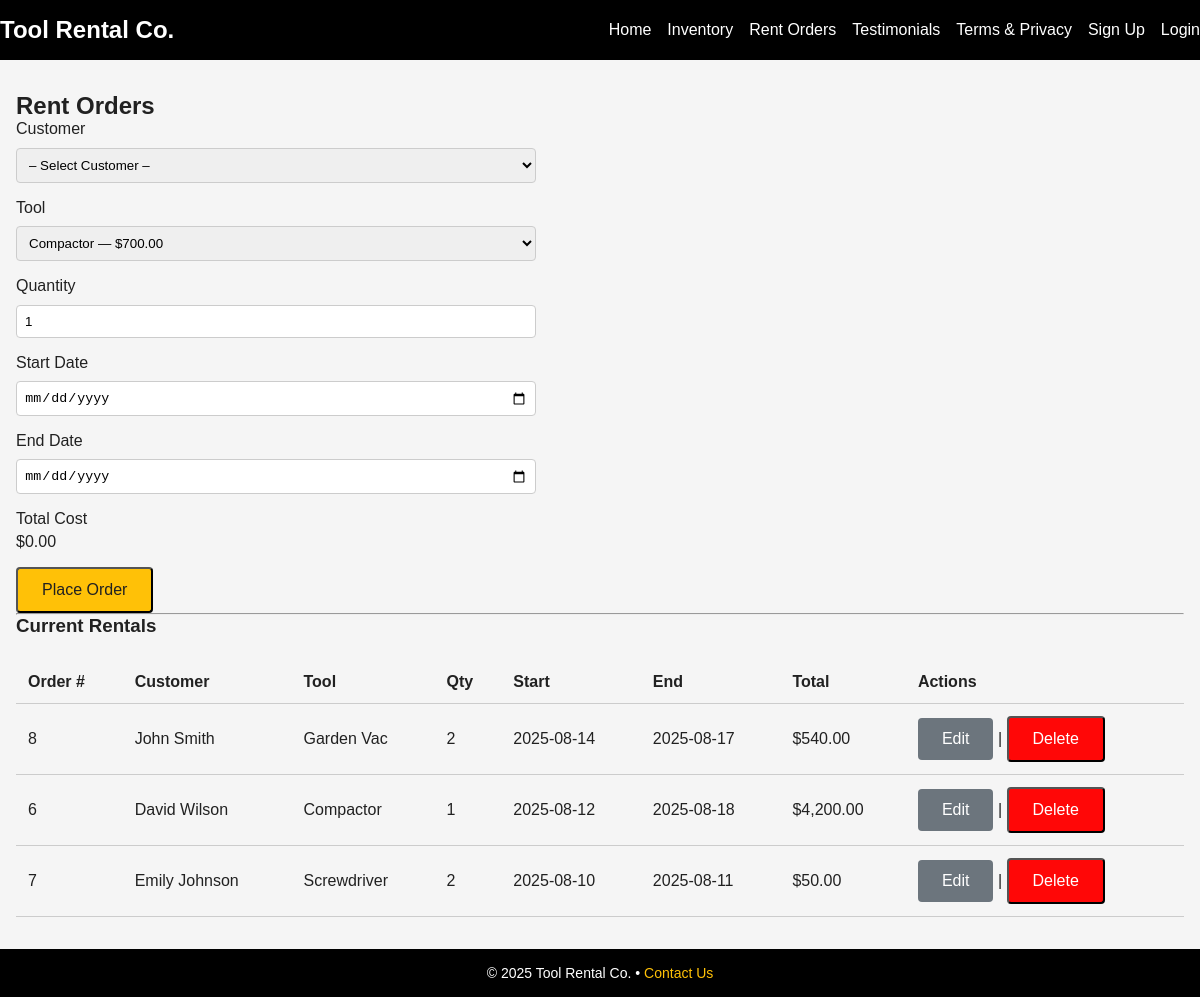
Page /pages/rent_orders.php?tool_id=6 on the committed database.
### tables this page shows
CREATE TABLE `orders` (
  `id` int(10) UNSIGNED NOT NULL,
  `customer_id` int(11) NOT NULL,
  `tool_id` int(11) NOT NULL,
  `qty` int(11) NOT NULL,
  `startdate` date NOT NULL,
  `enddate` date NOT NULL,
  `total` float NOT NULL
);

CREATE TABLE `customers` (
  `id` int(11) NOT NULL,
  `first_name` varchar(50) NOT NULL,
  `last_name` varchar(50) NOT NULL,
  `address` varchar(255) DEFAULT NULL,
  `phone` varchar(20) DEFAULT NULL,
  `email` varchar(100) DEFAULT NULL
);

CREATE TABLE `tool` (
  `id` int(11) NOT NULL,
  `name` varchar(50) NOT NULL,
  `id_category` int(11) NOT NULL,
  `id_location` int(11) NOT NULL,
  `price` float NOT NULL
);

### pages/rent_orders.php (the view, shortened to what this page needs)
<?php
include __DIR__ . '/../header.php';
$pdo = setConnectionInfo();
$selectedToolId = isset($_POST['inventoryID']) ? (int) $_POST['inventoryID'] : 0;
$quantity = isset($_POST['quantity']) ? (int) $_POST['quantity'] : 1;
$startDate = $_POST['startDate'] ?? '';
$endDate = $_POST['endDate'] ?? '';
if ($selectedToolId === 0) {
    if (isset($_GET['tool_id'])) {
        $selectedToolId = (int) $_GET['tool_id'];
    }
}
$stmt2 = $pdo->query("SELECT id, name, price FROM tool ORDER BY name");
$tools = $stmt2->fetchAll(PDO::FETCH_ASSOC);
$sqlOrders = "SELECT
                o.id AS order_id,
                c.first_name,
                c.last_name,
                t.name AS tool_name,
                o.qty,
                o.startdate,
                o.enddate,
                o.total
              FROM orders o
              JOIN customers c ON o.customer_id = c.id
              JOIN tool t ON o.tool_id = t.id
              ORDER BY o.startdate DESC";
$stmt3 = $pdo->query($sqlOrders);
$orders = $stmt3->fetchAll(PDO::FETCH_ASSOC);
?>
<main class="container">
    <h2>Rent Orders</h2>
    <form id="orderForm" action="" method="POST" novalidate>
        <div class="form-group">
            <label for="customerID">Customer</label>
            <select id="customerID" name="customerID" required>
                <option value="">– Select Customer –</option>
            </select>
        </div>
        <div class="form-group">
            <label for="inventoryID">Tool</label>
            <select id="inventoryID" name="inventoryID" required>
                <?php foreach ($tools as $t): ?>
                    <?php
                    $tid = (int) $t['id'];
                    $tname = htmlspecialchars($t['name'], ENT_QUOTES, 'UTF-8');
                    $price = number_format((float) $t['price'], 2);
                    $sel = ($selectedToolId === $tid) ? ' selected' : '';
                    ?>
                    <option value="<?= $tid ?>" <?= $sel ?>><?= $tname ?> — $<?= $price ?></option>
                <?php endforeach; ?>
            </select>
        </div>
        <div class="form-group">
            <label for="quantity">Quantity</label>
            <input type="number" id="quantity" name="quantity" min="1"
                value="<?= htmlspecialchars((string) $quantity) ?>" required>
        </div>
        <div class="form-group">
            <label for="startDate">Start Date</label>
            <input type="date" id="startDate" name="startDate" value="<?= htmlspecialchars($startDate) ?>" required>
        </div>
        <div class="form-group">
            <label for="endDate">End Date</label>
            <input type="date" id="endDate" name="endDate" value="<?= htmlspecialchars($endDate) ?>" required>
        </div>
        <div class="form-group">
            <label>Total Cost</label>
            <div id="totalCost">$0.00</div>
        </div>
        <button type="submit" class="btn btn-primary">Place Order</button>
    </form>
    <hr>
    <h3>Current Rentals</h3>
    <table class="orders-table">
        <thead>
            <tr>
                <th>Order #</th>
                <th>Customer</th>
                <th>Tool</th>
                <th>Qty</th>
                <th>Start</th>
                <th>End</th>
                <th>Total</th>
                <th>Actions</th>
            </tr>
        </thead>
        <tbody>
            <?php if (!empty($orders)): ?>
                <?php foreach ($orders as $o): ?>
                    <tr>
                        <td><?= (int) $o['order_id'] ?></td>
                        <td><?= htmlspecialchars($o['first_name'] . ' ' . $o['last_name']) ?></td>
                        <td><?= htmlspecialchars($o['tool_name']) ?></td>
                        <td><?= (int) $o['qty'] ?></td>
                        <td><?= htmlspecialchars($o['startdate']) ?></td>
                        <td><?= htmlspecialchars($o['enddate']) ?></td>
                        <td>$<?= number_format((float) $o['total'], 2) ?></td>
                        <td>
                            <a href="edit_order.php?id=<?= (int) $o['order_id'] ?>" class="btn btn-secondary btn-sm">Edit</a> |
                            <form method="POST" style="display:inline" onsubmit="return confirm('Delete this order?');">
                                <button type="submit" class="btn btn-danger">Delete</button>
                            </form>
                        </td>
                    </tr>
                <?php endforeach; ?>
            <?php else: ?>
                <tr>
                    <td colspan="8">(No current rentals found)</td>
                </tr>
            <?php endif; ?>
        </tbody>
    </table>
</main>
<?php include __DIR__ . '/../footer.php'; ?>
</body>
</html>

### css/style.css (style rules this page uses)
:root { --color-primary: #FFC107; --color-accent: #FF6F00; --color-danger: #ff0707; --color-secondary: #6c757d; --color-dark: #212121; --color-light: #F5F5F5; --color-white: #FFFFFF; --text-on-dark: #FFFFFF; --text-on-primary: #212121; --color-hero-bg: #2C2C2C; --max-width: 1200px; }
* { margin: 0; padding: 0; box-sizing: border-box; }
html, body { height: 100%; margin: 0; padding: 0; display: flex; flex-direction: column; }
body { font-family: Arial, sans-serif; background: var(--color-light); color: var(--color-dark); }
a { text-decoration: none; color: inherit; }
.container { max-width: var(--max-width); margin: 0 auto; padding: 0 1rem; width: 100%; }
.btn { display: inline-block; padding: 0.75em 1.5em; border-radius: 4px; font-size: 1rem; cursor: pointer; transition: background 0.2s; }
.btn-primary { background: var(--color-primary); color: var(--text-on-primary); }
.btn-danger { background: var(--color-danger); color: var(--text-on-dark); }
.btn-secondary { background: var(--color-secondary); color: var(--text-on-dark); }
body.login-page main, body.login_customer-page main, body.signup-page main, body.inventory-page main, body.edit_order-page main, body.rent_orders-page main { flex-grow: 1; padding: 2rem 1rem; background-color: var(--color-light); }
.form-group { margin-bottom: 1rem; }
input, select { padding: 0.5rem; width: 100%; max-width: 400px; margin-top: 0.25rem; border: 1px solid #ccc; border-radius: 4px; }
.inventory-table, .orders-table { width: 100%; border-collapse: collapse; margin-top: 1.5rem; }
.inventory-table th, .inventory-table td, .orders-table th, .orders-table td { border-bottom: 1px solid #ccc; padding: 0.75rem; text-align: left; }
.form-group label { display: block; margin-bottom: 0.35rem; font-weight: 500; }
.form-group input, .form-group select { width: 100%; max-width: 520px; box-sizing: border-box; }
.form-group input[type="date"] { padding: 0.45rem; line-height: 1.2; }

### rows in the picture
orders: id "8", customer.last_name "John Smith", tool.name "Garden Vac", qty "2", startdate "2025-08-14", enddate "2025-08-17", total "540.00"
orders: id "6", customer.last_name "David Wilson", tool.name "Compactor", qty "1", startdate "2025-08-12", enddate "2025-08-18", total "4,200.00"
orders: id "7", customer.last_name "Emily Johnson", tool.name "Screwdriver", qty "2", startdate "2025-08-10", enddate "2025-08-11", total "50.00"

### other values in the picture
form field inventoryID "Compactor — $700.00"
